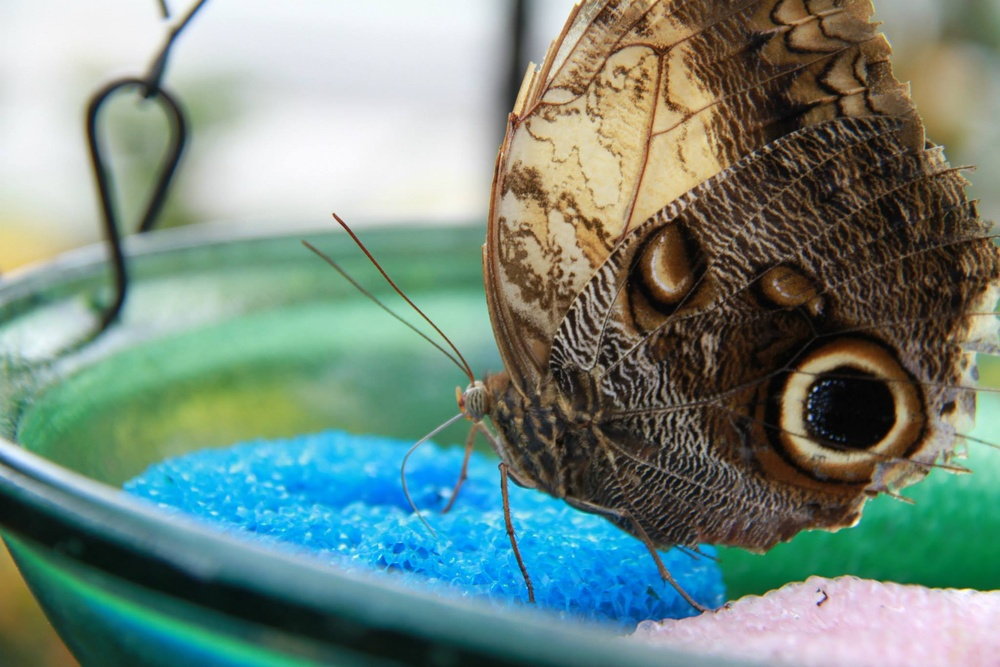
#> input picture CV/CV_WEEK01_2_PM/butterfly.jpg, 1000 x 667 px, shrunk from 2048 x 1366 before the run
$ jupyter execute filter_lab.ipynb
#> lines starting #> are read from the running program, lines starting #| are printed output that depends on the picture
Filter (사진에 효과) : Computer Vision => Image Transformation or image transform

image transform은 결국에는 어떤 함수 (funcion) / 입력이 이미지, 출력은 함수가 처리한 결과가 반영된 이미지

필터들이 하는 역할

1) 이미지의 색변경 / 2장에서 grayscale도 하고, sepia

2) 이미지를 선명 (sharpen)하거나 흐릿(blur)하게 하기

pillow 내장 (build-in) 필터

ImageFilter 모듈을 사용

[cell 1]
from PIL import Image
from PIL import ImageFilter

## 블러처리
def blur(input_image, output_image):
#> called with input_image = 'butterfly.jpg', output_image = 'butterfly_blurred.jpg'
    image = Image.open(input_image)
#> image is the input picture: PIL image 1000x667 RGB; mean R, G, B 115.3, 137.2, 127.2
    filter_image = image.filter(ImageFilter.BLUR)
    filter_image.save(output_image)

if __name__ == "__main__":
    blur("butterfly.jpg", "butterfly_blurred.jpg")

[cell 2]
from PIL import Image
from PIL import ImageFilter

## 컨투어 // 외곽선만 얻음
def blur(input_image, output_image):
#> called with input_image = 'flowers_dallas.jpg', output_image = 'flowers_contour.jpg'
    image = Image.open(input_image)
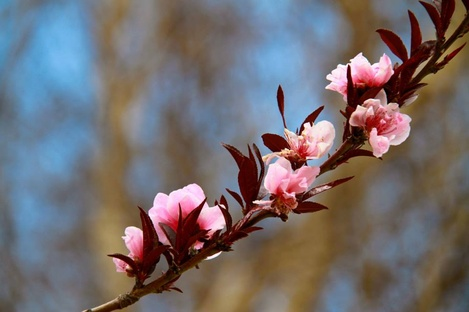
#> input picture CV/CV_WEEK01_2_PM/flowers_dallas.jpg, 469 x 312 px, shrunk from 960 x 640 before the run
#> image is the input picture: PIL image 469x312 RGB; mean R, G, B 114.6, 107.6, 109.2
    filter_image = image.filter(ImageFilter.CONTOUR)
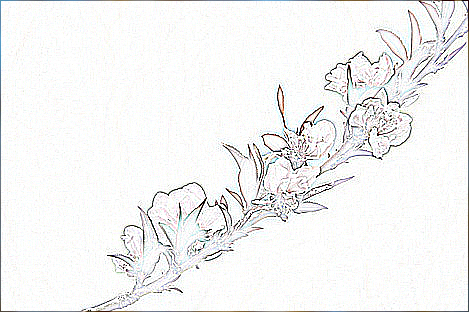
#> filter_image: PIL image 469x312 RGB; mean R, G, B 243, 243.2, 242.7
    filter_image.save(output_image)

if __name__ == "__main__":
    blur("flowers_dallas.jpg", "flowers_contour.jpg")

[cell 3]
from PIL import Image
from PIL import ImageFilter

## 디테일
def blur(input_image, output_image):
#> called with input_image = 'flowers_dallas.jpg', output_image = 'flowers_detail.jpg'
    image = Image.open(input_image)
    filter_image = image.filter(ImageFilter.DETAIL)
    filter_image.save(output_image)

if __name__ == "__main__":
    blur("flowers_dallas.jpg", "flowers_detail.jpg")

[cell 4]
from PIL import Image
from PIL import ImageFilter

## 엣지 인헨스
def blur(input_image, output_image):
#> called with input_image = 'flowers_dallas.jpg', output_image = 'flowers_edge_enhance.jpg'
    image = Image.open(input_image)
    filter_image = image.filter(ImageFilter.EDGE_ENHANCE)
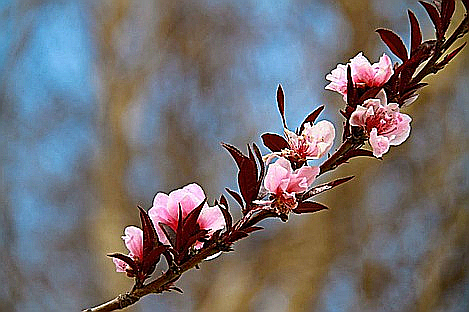
#> filter_image: PIL image 469x312 RGB; mean R, G, B 114.3, 109.3, 111
    filter_image.save(output_image)

if __name__ == "__main__":
    blur("flowers_dallas.jpg", "flowers_edge_enhance.jpg")

[cell 5]
from PIL import Image
from PIL import ImageFilter

## 파인드 엣지
def blur(input_image, output_image):
#> called with input_image = 'flowers_dallas.jpg', output_image = 'flowers_find_edges.jpg'
    image = Image.open(input_image)
    filter_image = image.filter(ImageFilter.FIND_EDGES)
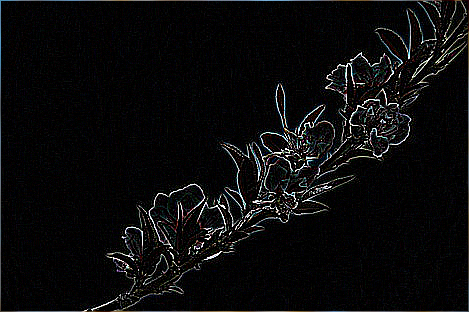
#> filter_image: PIL image 469x312 RGB; mean R, G, B 11.4, 11.2, 11.7
    filter_image.save(output_image)

if __name__ == "__main__":
    blur("flowers_dallas.jpg", "flowers_find_edges.jpg")

[cell 6]
from PIL import Image
from PIL import ImageFilter

## 샤프닝
def blur(input_image, output_image):
#> called with input_image = 'flowers_dallas.jpg', output_image = 'flowers_sharpen.jpg'
    image = Image.open(input_image)
    filter_image = image.filter(ImageFilter.SHARPEN)
    filter_image.save(output_image)

if __name__ == "__main__":
    blur("flowers_dallas.jpg", "flowers_sharpen.jpg")

[cell 7]
from PIL import Image
from PIL import ImageFilter

## 샤프닝
def blur(input_image, output_image):
#> called with input_image = 'flowers_dallas.jpg', output_image = 'flowers_emboss.jpg'
    image = Image.open(input_image)
    filter_image = image.filter(ImageFilter.EMBOSS)
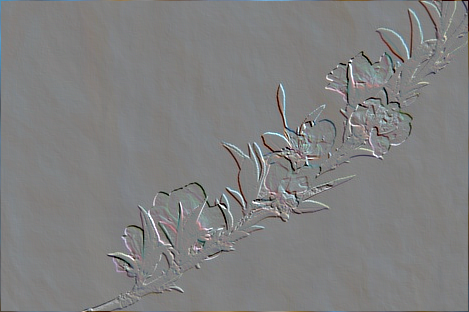
#> filter_image: PIL image 469x312 RGB; mean R, G, B 127.7, 127.7, 127.7
    filter_image.save(output_image)

if __name__ == "__main__":
    blur("flowers_dallas.jpg", "flowers_emboss.jpg")

[cell 8]
## RankFilters 필터
# kernel = convolution matrix
# 블러링, 샤프닝, 엠보싱, 엣지 디텍션, 기타 등등 해줌
# convolution : 커널이 지나가는동안 각 행렬의 요소와 픽셀간 처리를 하는 과정
# pillow : 커널크기를 3x3, 5x5 를 지원하고 소수점을 가질 수 있음.

# 1) MinFilter
# 2) MedianFilter
# 3) MaxFilter

from PIL import Image
from PIL import ImageFilter

def minfilter(input_image, output_image):
#> called with input_image = 'flowers_dallas.jpg', output_image = 'flowers_minfilter3.jpg'
    image = Image.open(input_image)
    filtered_image = image.filter(ImageFilter.MinFilter(size=3))
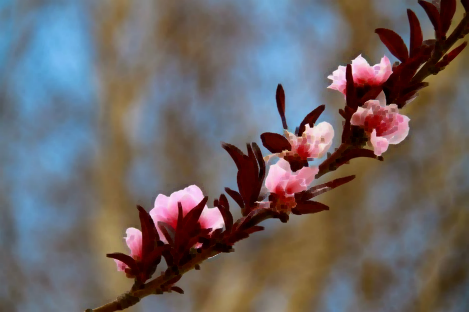
#> filtered_image: PIL image 469x312 RGB; mean R, G, B 107.7, 100.2, 100.9
    filtered_image.save(output_image)

if __name__ == "__main__":
    minfilter("flowers_dallas.jpg","flowers_minfilter3.jpg")

[cell 9]
# MultiBand Filter 적용
#
# 1) BoxBlur
# 2) GaussianBlur
# 3) Color3DLUT
# 4) UnsharpMask

[cell 10]
# boxblur 필터
# box.

from PIL import Image
from PIL import ImageFilter

def boxblur(input_image, output_image):
#> called with input_image = 'flowers_dallas.jpg', output_image = 'flowers_boxblur7.jpg'
    image = Image.open(input_image)
    filtered_image = image.filter(ImageFilter.BoxBlur(radius=7))
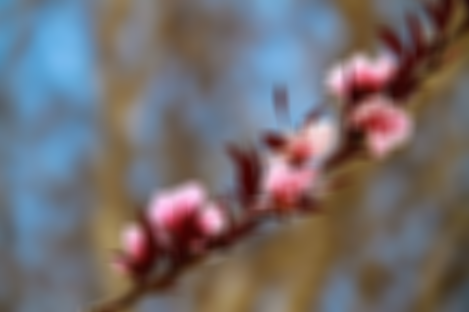
#> filtered_image: PIL image 469x312 RGB; mean R, G, B 114.6, 107.6, 109.2
    filtered_image.save(output_image)

if __name__ == "__main__":
    boxblur("flowers_dallas.jpg","flowers_boxblur7.jpg")

[cell 11]
# Gaussian 필터
# 이미지의 노이즈를 줄여주거나, 이미지의 선명도를 줄여준다 -> 반투명 효과
# 몇몇 컴퓨터 비전 알고리즘에서는 이미지의 전처리에 사용
# 외곽선이나 패턴을 찾기 쉽게하기위해 처리

from PIL import Image
from PIL import ImageFilter

def gaussian_blur(input_image, output_image):
#> called with input_image = 'flowers_dallas.jpg', output_image = 'flowers_gaussian5.jpg'
    image = Image.open(input_image)
    filtered_image = image.filter(ImageFilter.GaussianBlur(radius=5))
    filtered_image.save(output_image)

if __name__ == "__main__":
    gaussian_blur("flowers_dallas.jpg","flowers_gaussian5.jpg")

[cell 12]
# Color3DLUT 필터
# 3D Lookup table라고도 함.
# 특정 색의 공간 다른 색의 공간으로 연결 시킬 때 사용
# color space (색 공간)

from PIL import Image
from PIL import ImageFilter

def color_lut(input_image, output_image):
#> called with input_image = 'flowers_dallas.jpg', output_image = 'flowers_color_lut.jpg'
    image = Image.open(input_image)
    filtered_image = image.filter(ImageFilter.Color3DLUT(2, [0,1,2]*8))
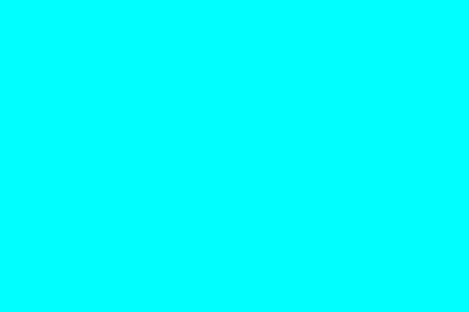
#> filtered_image: PIL image 469x312 RGB; mean R, G, B 0, 255, 255
    filtered_image.save(output_image)

if __name__ == "__main__":
    color_lut("flowers_dallas.jpg","flowers_color_lut.jpg")

[cell 13]
# unsharpmask
# USM : 이미지 처리할 mask로서 블러 처리한 자기 자신의 이미지를 사용해서 선명하게 만들어주는 방법중에 하나
# 원래 이미지와 블러한 이미지를 합쳐주는 방식 = 오히려 선명해진다
# UnsharpMask()는
# 1) radius    기본값 : 2
# 2) percent   기본값 : 150
# 3) threshold 기본값 : 3

from PIL import Image
from PIL import ImageFilter

def unsharp_mask(input_image, output_image):
#> called with input_image = 'flowers_dallas.jpg', output_image = 'flowers_unsharp_mask.jpg'
    image = Image.open(input_image)
    filtered_image = image.filter(ImageFilter.UnsharpMask)
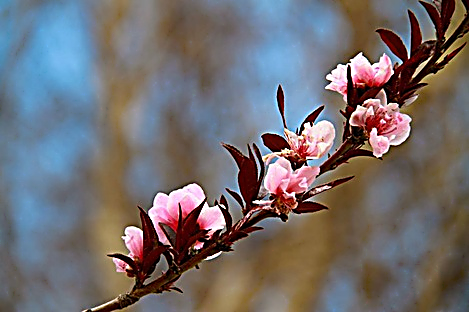
#> filtered_image: PIL image 469x312 RGB; mean R, G, B 114.1, 108.8, 110.5
    filtered_image.save(output_image)

if __name__ == "__main__":
    unsharp_mask("flowers_dallas.jpg","flowers_unsharp_mask.jpg")
